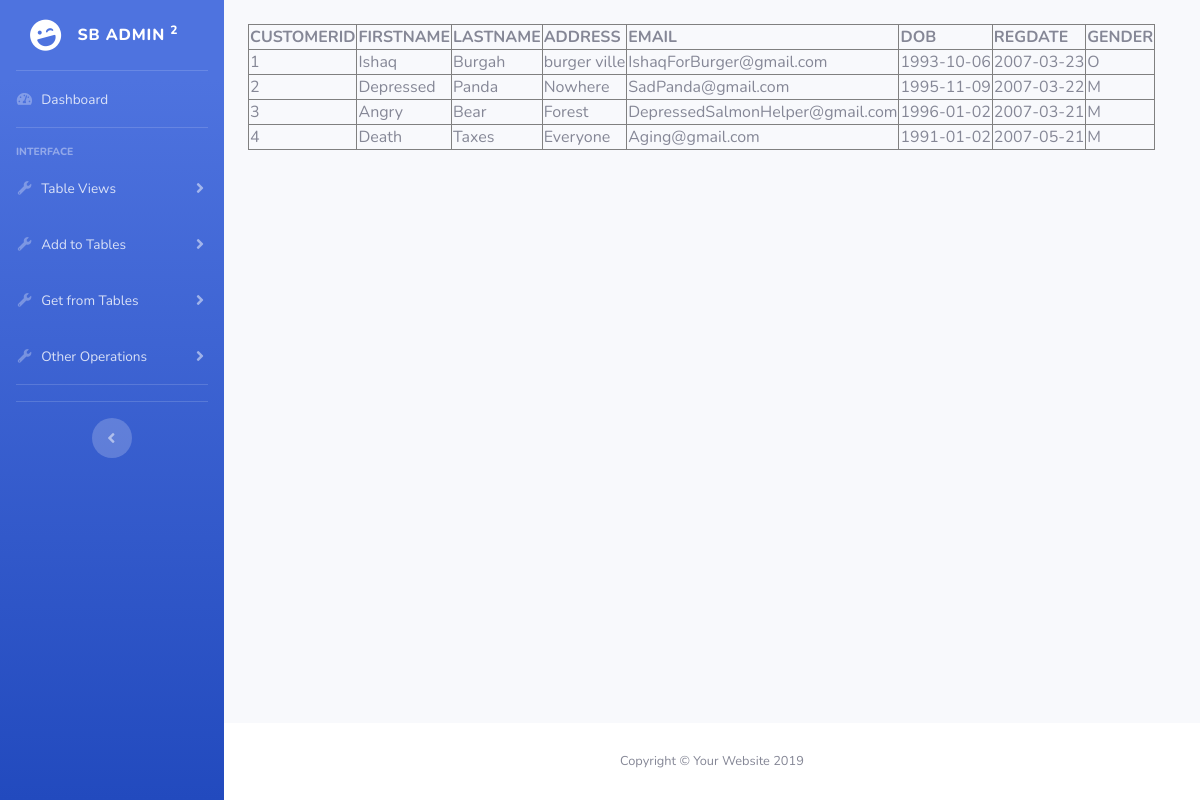
The page /customers.php on the database its author committed.
### tables this page shows
CREATE TABLE CUSTOMERINFO (
	CUSTOMERID INT (10) AUTO_INCREMENT PRIMARY KEY,
	FIRSTNAME CHAR (20) NOT NULL,
	LASTNAME CHAR (20) NOT NULL,
	ADDRESS VARCHAR (50) NOT NULL,
	EMAIL VARCHAR (50) NOT NULL,
	DOB DATE NOT NULL,
	REGDATE DATE NOT NULL,
	GENDER CHAR (1) NOT NULL
);

### htdocs/dbfunctions.php (the view, shortened to what this page needs)
<?php
function runQuery($link,$query) {
	$result = mysqli_query($link,$query);
	if ($result) {
   	return $result;
   }
	else
	{
		print $query. " " . mysqli_error($link). "<br/>";
		print "</body>";
   	print "</html>";
		exit("Bye");
	}
}
function displayTable($result) {
   print '<table border = "1">';
   $fieldCount = mysqli_num_fields($result);
   print "<tr>";
   for ($i=0; $i<$fieldCount; $i++) {
       $fieldName = mysqli_fetch_field_direct($result, $i);
       print "<th>".$fieldName->name."</th>";
   }
   print "</tr>";
   while ($row = mysqli_fetch_row($result) )
   {
   	print ("<tr>");
      for ($i=0; $i<$fieldCount; $i++)
   	{
   		print ("<td>". $row[$i] . "</td>") ;
   	}
   	print ("</tr>");
   }
   print ("</table>");
}
?>

### rows shown on the page
customerinfo: CUSTOMERID "1", FIRSTNAME "Ishaq", LASTNAME "Burgah", ADDRESS "burger ville", EMAIL "IshaqForBurger@gmail.com", DOB "1993-10-06", REGDATE "2007-03-23", GENDER "O"
customerinfo: CUSTOMERID "2", FIRSTNAME "Depressed", LASTNAME "Panda", ADDRESS "Nowhere", EMAIL "SadPanda@gmail.com", DOB "1995-11-09", REGDATE "2007-03-22", GENDER "M"
customerinfo: CUSTOMERID "3", FIRSTNAME "Angry", LASTNAME "Bear", ADDRESS "Forest", EMAIL "DepressedSalmonHelper@gmail.com", DOB "1996-01-02", REGDATE "2007-03-21", GENDER "M"
customerinfo: CUSTOMERID "4", FIRSTNAME "Death", LASTNAME "Taxes", ADDRESS "Everyone", EMAIL "Aging@gmail.com", DOB "1991-01-02", REGDATE "2007-05-21", GENDER "M"

### other values the page prints
$fieldName->name "CUSTOMERID"
$fieldName->name "FIRSTNAME"
$fieldName->name "LASTNAME"
$fieldName->name "ADDRESS"
$fieldName->name "EMAIL"
$fieldName->name "DOB"
$fieldName->name "REGDATE"
$fieldName->name "GENDER"
